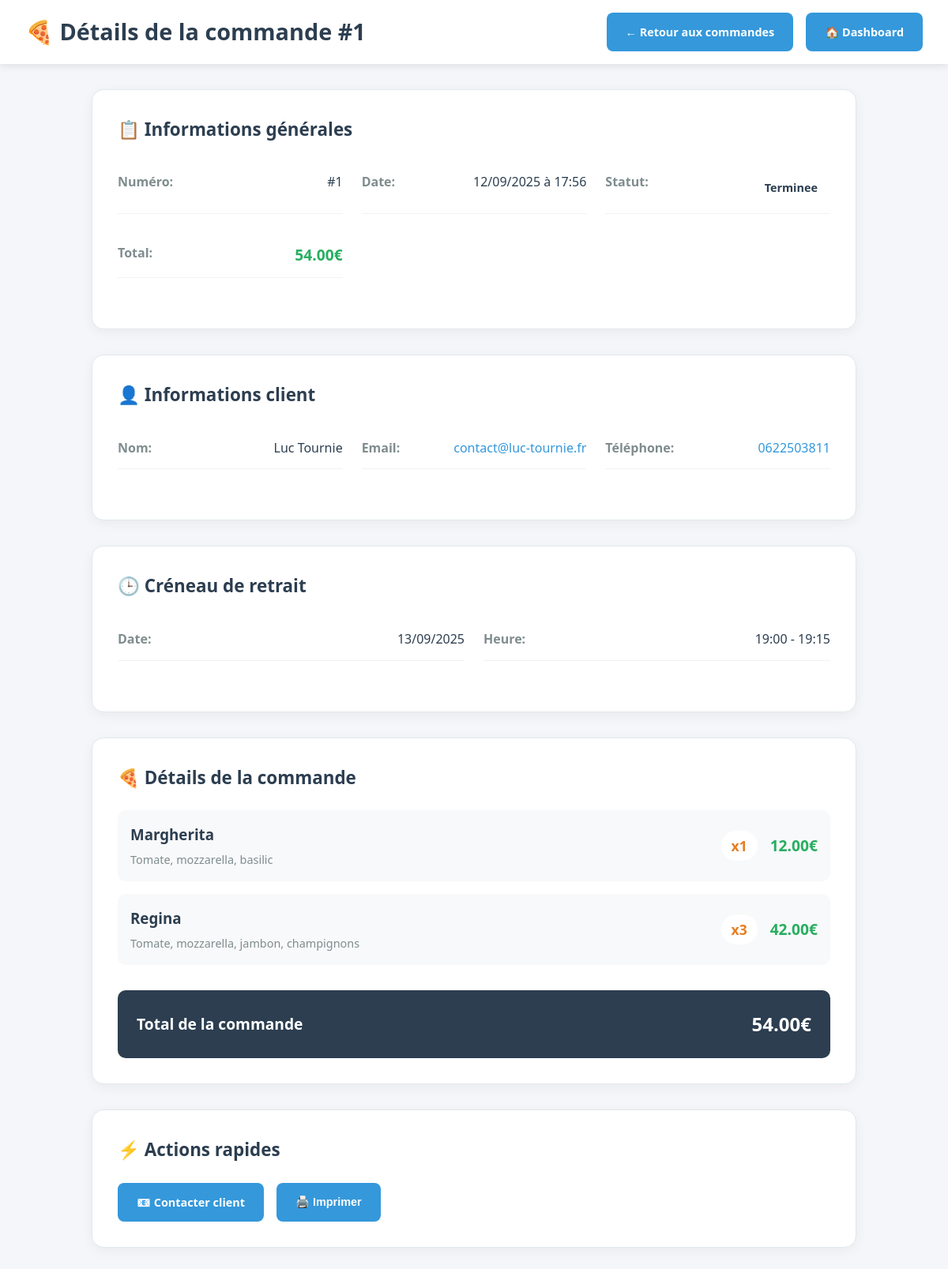
Screenshot of /admin/details_commande.php?id=1 (signed in) with the database file from the repository.
### tables this page shows
CREATE TABLE `commandes` (
  `id` int(11) NOT NULL,
  `user_id` int(11) DEFAULT NULL,
  `creneau_id` int(11) DEFAULT NULL,
  `statut` enum('en_attente','confirmee','prete','terminee','annulee') DEFAULT 'en_attente',
  `total` decimal(8,2) DEFAULT NULL,
  `created_at` timestamp NOT NULL DEFAULT current_timestamp()
);

CREATE TABLE `users` (
  `id` int(11) NOT NULL,
  `nom` varchar(100) NOT NULL,
  `prenom` varchar(100) NOT NULL,
  `email` varchar(150) NOT NULL,
  `telephone` varchar(20) NOT NULL,
  `password` varchar(255) NOT NULL,
  `role` enum('client','admin') DEFAULT 'client',
  `created_at` timestamp NOT NULL DEFAULT current_timestamp()
);

CREATE TABLE `creneaux` (
  `id` int(11) NOT NULL,
  `date_creneau` date NOT NULL,
  `heure_debut` time NOT NULL,
  `heure_fin` time NOT NULL,
  `max_pizzas` int(11) DEFAULT 20,
  `pizzas_commandees` int(11) DEFAULT 0,
  `actif` tinyint(1) DEFAULT 1
);

CREATE TABLE `commande_details` (
  `id` int(11) NOT NULL,
  `commande_id` int(11) DEFAULT NULL,
  `pizza_id` int(11) DEFAULT NULL,
  `quantite` int(11) NOT NULL,
  `prix_unitaire` decimal(5,2) DEFAULT NULL
);

CREATE TABLE `pizzas` (
  `id` int(11) NOT NULL,
  `nom` varchar(100) NOT NULL,
  `description` text DEFAULT NULL,
  `prix` decimal(5,2) NOT NULL,
  `image` varchar(255) DEFAULT NULL,
  `disponible` tinyint(1) DEFAULT 1
);

### admin/details_commande.php (the view, shortened to what this page needs)
<?php
$commande_id = $_GET['id'] ?? 0;
$database = new Database();
$db = $database->getConnection();
$query = "SELECT c.*, u.nom, u.prenom, u.email, u.telephone,
          cr.date_creneau, cr.heure_debut, cr.heure_fin
          FROM commandes c
          JOIN users u ON c.user_id = u.id
          JOIN creneaux cr ON c.creneau_id = cr.id
          WHERE c.id = ?";
$stmt = $db->prepare($query);
$stmt->execute([$commande_id]);
$commande = $stmt->fetch(PDO::FETCH_ASSOC);
$query = "SELECT cd.*, p.nom as produit_nom, p.description
          FROM commande_details cd
          JOIN pizzas p ON cd.pizza_id = p.id
          WHERE cd.commande_id = ?";
$stmt = $db->prepare($query);
$stmt->execute([$commande_id]);
$details = $stmt->fetchAll(PDO::FETCH_ASSOC);
?>
<!DOCTYPE html>
<html lang="fr">
<head>
</head>
<body>
    <div class="header">
        <h1>🍕 Détails de la commande #<?= $commande['id'] ?></h1>
        <div class="header-buttons">
            <a href="commandes_jour.php" class="btn">← Retour aux commandes</a>
            <a href="dashboard.php" class="btn">🏠 Dashboard</a>
        </div>
    </div>
    <div class="container">
        <div class="card">
            <h2>📋 Informations générales</h2>
            <div class="info-grid">
                <div class="info-item">
                    <span class="info-label">Numéro:</span>
                    <span class="info-value">#<?= $commande['id'] ?></span>
                </div>
                <div class="info-item">
                    <span class="info-label">Date:</span>
                    <span class="info-value">
                        <?= $commande['created_at'] ? date('d/m/Y à H:i', strtotime($commande['created_at'])) : 'Non définie' ?>
                    </span>
                </div>
                <div class="info-item">
                    <span class="info-label">Statut:</span>
                    <span class="info-value">
                        <span class="status <?= $commande['statut'] ?>">
                            <?= ucfirst(str_replace('_', ' ', $commande['statut'])) ?>
                        </span>
                    </span>
                </div>
                <div class="info-item">
                    <span class="info-label">Total:</span>
                    <span class="info-value" style="font-size: 1.2rem; font-weight: 700; color: #27ae60;">
                        <?= number_format($commande['total'], 2) ?>€
                    </span>
                </div>
            </div>
        </div>
        <div class="card">
            <h2>👤 Informations client</h2>
            <div class="info-grid">
                <div class="info-item">
                    <span class="info-label">Nom:</span>
                    <span class="info-value"><?= htmlspecialchars($commande['prenom'] . ' ' . $commande['nom']) ?></span>
                </div>
                <div class="info-item">
                    <span class="info-label">Email:</span>
                    <span class="info-value">
                        <a href="mailto:<?= htmlspecialchars($commande['email']) ?>" class="contact-link">
                            <?= htmlspecialchars($commande['email']) ?>
                        </a>
                    </span>
                </div>
                <div class="info-item">
                    <span class="info-label">Téléphone:</span>
                    <span class="info-value">
                        <a href="tel:<?= htmlspecialchars($commande['telephone']) ?>" class="contact-link">
                            <?= htmlspecialchars($commande['telephone']) ?>
                        </a>
                    </span>
                </div>
            </div>
        </div>
        <div class="card">
            <h2>🕒 Créneau de retrait</h2>
            <div class="info-grid">
                <div class="info-item">
                    <span class="info-label">Date:</span>
                    <span class="info-value"><?= date('d/m/Y', strtotime($commande['date_creneau'])) ?></span>
                </div>
                <div class="info-item">
                    <span class="info-label">Heure:</span>
                    <span class="info-value">
                        <?= date('H:i', strtotime($commande['heure_debut'])) ?> -
                        <?= date('H:i', strtotime($commande['heure_fin'])) ?>
                    </span>
                </div>
            </div>
        </div>
        <div class="card">
            <h2>🍕 Détails de la commande</h2>
            <?php if (empty($details)): ?>
                <p style="text-align: center; color: #7f8c8d; padding: 2rem;">
                    Aucun détail de commande trouvé.
                </p>
            <?php else: ?>
                <div class="products-list">
                    <?php foreach ($details as $detail): ?>
                        <div class="product-item">
                            <div class="product-info">
                                <h3><?= htmlspecialchars($detail['produit_nom']) ?></h3>
                                <div class="product-description"><?= htmlspecialchars($detail['description']) ?></div>
                            </div>
                            <div class="product-quantity">x<?= $detail['quantite'] ?></div>
                            <div class="product-price">
                                <?= number_format($detail['prix_unitaire'] * $detail['quantite'], 2) ?>€
                            </div>
                        </div>
                    <?php endforeach; ?>
                    <div class="total-section">
                        <div>Total de la commande</div>
                        <div class="total-amount"><?= number_format($commande['total'], 2) ?>€</div>
                    </div>
                </div>
            <?php endif; ?>
        </div>
        <div class="card">
            <h2>⚡ Actions rapides</h2>
            <div class="actions">
                <a href="mailto:<?= htmlspecialchars($commande['email']) ?>?subject=Votre commande Pizza Truck #<?= $commande['id'] ?>"
                   class="btn">📧 Contacter client</a>
                <button onclick="window.print()" class="btn">🖨️ Imprimer</button>
            </div>
        </div>
    </div>
</body>
</html>

### admin/details_commande.php (style rules this page uses)
* { margin: 0; padding: 0; box-sizing: border-box; }
body { font-family: 'Segoe UI', Tahoma, Geneva, Verdana, sans-serif; background: #f5f6fa; color: #2c3e50; line-height: 1.6; }
.header { background: white; padding: 1rem 2rem; box-shadow: 0 2px 10px rgba(0,0,0,0.1); display: flex; justify-content: space-between; align-items: center; margin-bottom: 2rem; }
.header h1 { font-size: 1.8rem; color: #2c3e50; }
.header-buttons { display: flex; gap: 1rem; align-items: center; }
.container { max-width: 1000px; margin: 0 auto; padding: 0 1rem; }
.card { background: white; border-radius: 15px; padding: 2rem; margin-bottom: 2rem; box-shadow: 0 4px 15px rgba(0,0,0,0.05); border: 1px solid #e1e8ed; }
.card h2 { color: #2c3e50; margin-bottom: 1.5rem; display: flex; align-items: center; gap: 0.5rem; font-size: 1.4rem; }
.info-grid { display: grid; grid-template-columns: repeat(auto-fit, minmax(250px, 1fr)); gap: 1.5rem; margin-bottom: 2rem; }
.info-item { display: flex; justify-content: space-between; padding: 0.8rem 0; border-bottom: 1px solid #f1f2f6; }
.info-label { font-weight: 600; color: #7f8c8d; }
.info-value { font-weight: 500; color: #2c3e50; }
.status { padding: 0.5rem 1rem; border-radius: 25px; font-size: 0.9rem; font-weight: 600; display: inline-block; }
.products-list { display: flex; flex-direction: column; gap: 1rem; }
.product-item { display: grid; grid-template-columns: 1fr auto auto; align-items: center; padding: 1rem; background: #f8f9fa; border-radius: 10px; gap: 1rem; }
.product-info h3 { color: #2c3e50; margin-bottom: 0.3rem; }
.product-description { color: #7f8c8d; font-size: 0.9rem; }
.product-quantity { font-size: 1.1rem; font-weight: 600; color: #e67e22; padding: 0.3rem 0.8rem; background: white; border-radius: 20px; }
.product-price { font-size: 1.2rem; font-weight: 700; color: #27ae60; }
.total-section { display: flex; justify-content: space-between; align-items: center; padding: 1.5rem; background: #2c3e50; color: white; border-radius: 10px; margin-top: 1rem; font-size: 1.2rem; font-weight: 600; }
.total-amount { font-size: 1.5rem; font-weight: 700; }
.actions { display: flex; gap: 1rem; flex-wrap: wrap; }
.btn { padding: 0.8rem 1.5rem; border: none; border-radius: 8px; font-size: 0.9rem; font-weight: 600; cursor: pointer; transition: all 0.3s ease; text-decoration: none; display: inline-flex; align-items: center; gap: 0.5rem; }
.btn { background: #3498db; color: white; }
.contact-link { color: #3498db; text-decoration: none; font-weight: 500; }

### rows the page displays
commandes: id "1", created_at "12/09/2025 à 17:56", statut "Terminee", total "54.00", user.nom "Luc Tournie", user.email "contact@luc-tournie.fr", user.telephone "0622503811", creneau.date_creneau "13/09/2025", creneau.heure_debut "19:00", creneau.heure_fin "19:15"
commande_details: pizza.nom "Margherita", pizza.description "Tomate, mozzarella, basilic", quantite "1", $detail['prix_unitaire']*$detail['quantite'] "12.00"
commande_details: pizza.nom "Regina", pizza.description "Tomate, mozzarella, jambon, champignons", quantite "3", $detail['prix_unitaire'] * $detail['quantite'] "42.00"
